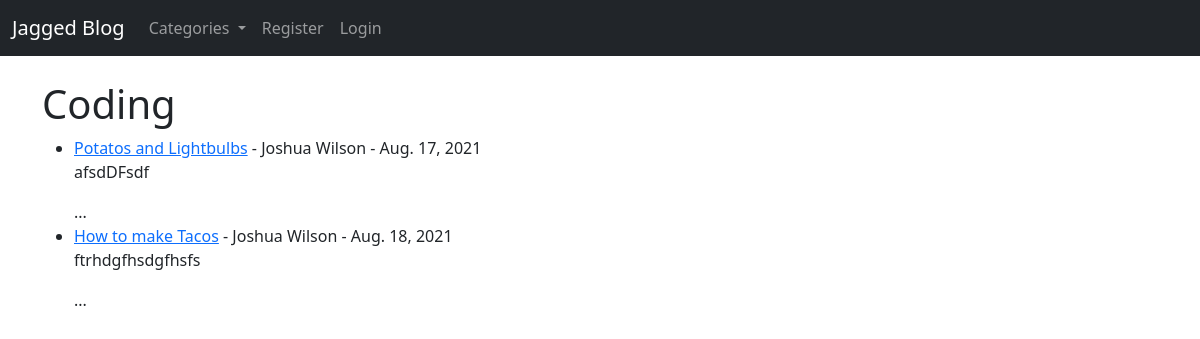
/category/coding/, run on the app's committed database.
### blogapp/models.py (models this page shows, shortened)
class Post(models.Model):
  title = models.CharField(max_length=255)
  header_image = models.ImageField(null=True, blank=True, upload_to="images/")
  title_tag = models.CharField(max_length=255)
  author = models.ForeignKey(User, on_delete=models.CASCADE)
  body = RichTextField(blank=True, null=True)
  date_created = models.DateField(auto_now_add=True)
  category = models.CharField(max_length=255, default='blogging')
  snippet = models.CharField(max_length=255)
  likes = models.ManyToManyField(User, related_name='blog_posts')

### blogapp/views.py (the view)
# urls.py: path('category/<str:search_word>/', CategoryView, name='category'),
def CategoryView(request, search_word):
  category_posts = Post.objects.filter(category=search_word.replace('-', ' '))
  return render(request, 'categories.html', {'search_word': search_word.replace('-', ' '), 'category_posts': category_posts})

### blogapp/context_processors.py (called while the page is built)
def extras(request):
  category_menu = Category.objects.all()
  return {'category_menu': category_menu}

### blogapp/models.py (called while the page is built)
  def __str__(self):
    return self.name

### blogapp/templates/categories.html (shortened to what this page needs)
{% extends 'base.html' %}
{% block content %}
<h1>{{ search_word.capitalize }}</h1>
{% if category_posts %}
  <ul>
    {% for post in category_posts %}
      <li><a href="{% url 'article-detail' post.pk %}">{{ post.title }}<a/>
        - {{ post.author.first_name }} {{ post.author.last_name }}
        - {{ post.date_created }}
        <br />
      {{ post.body|slice:":200"|safe }}...</li>
    {% endfor %}
  </ul>
{% else %}
There are no related posts to "{{ search_word }}"".
{% endif %}
{% endblock %}

### data on the page
Post: title "Potatos and Lightbulbs", author.first_name "Joshua", author.last_name "Wilson", date_created "Aug. 17, 2021", body "afsdDFsdf"
Post: title "How to make Tacos", author.first_name "Joshua", author.last_name "Wilson", date_created "Aug. 18, 2021", body "ftrhdgfhsdgfhsfs"

### other printed values
{{ search_word.capitalize }} "Coding"
